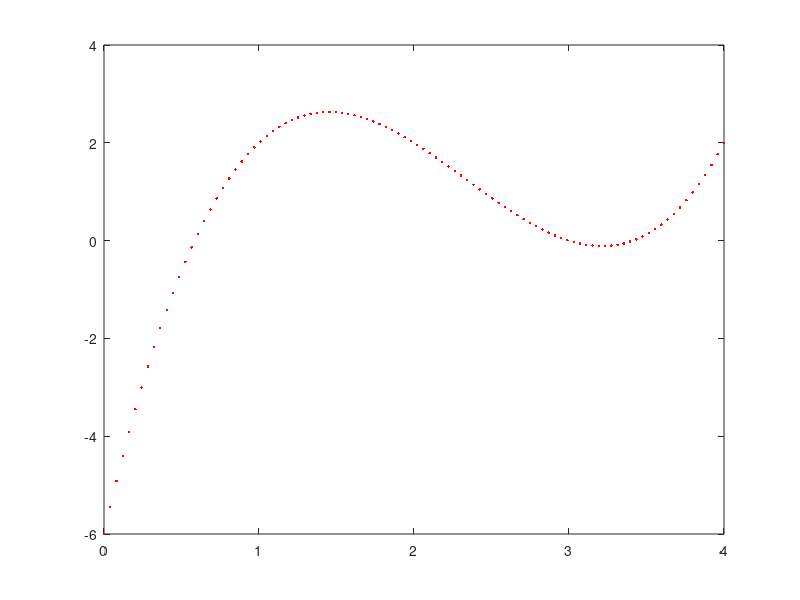

Source code (MATLAB): (Note: this script raises an error after producing the figure.)
function main()
f = @(x)x .^ 3 - 7 * x .^ 2 + 14 * x - 6 ;
x = linspace(0,4,100);
y = f(x);
plot(x,y,'.r');

e = 10^(-5);
int1 = linspace(0,1,100);
int2 = linspace(1,3.2);
int3 = linspace(3.2,4);

xap1 = MetBisectie(f,0,1,e);
xap2 = MetBisectie(f,1,3.2,e);
xap3 = MetBisectie(f,3.2,4,e);

hold on

plot(xap1,f(xap1),'*b');
plot(xap2,f(xap2),'*b');
plot(xap3,f(xap3),'*b');

hold off
e = 2.71828;
f = @(x) e .^ x - 2;
f2 = @(x) cos(e .^ x - 2);

x = linspace(-10,10,50);
y1 = f(x);
y2 = f2(x);

plot(x,y1,'*r');
hold on
plot(x,y2,'.b');
hold off

e = 2.71828;
f = @(x) e.^x - 2 - cos(e.^x -2);
eps = 10 .^ (-5);
MetBisectie(f,0.5,1.5,eps)

f = @(x) x - sqrt(3);
a = 1;
b = 2;
eps = 10 .^ (-5);
MetBisectie(f,a,b,eps)

f = @(x) x .^ 3 - 7 * x .^2 + 14 * x - 6;
x = linspace(0,4,100);
y = f(x);
plot(x,y,'.r')



end